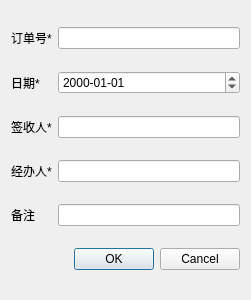
<?xml version="1.0" encoding="UTF-8"?>
<ui version="4.0">
 <class>ModifyOrderDialog</class>
 <widget class="QDialog" name="ModifyOrderDialog">
  <property name="geometry">
   <rect>
    <x>0</x>
    <y>0</y>
    <width>251</width>
    <height>300</height>
   </rect>
  </property>
  <property name="windowTitle">
   <string>订单修改</string>
  </property>
  <layout class="QGridLayout" name="gridLayout">
   <item row="0" column="0">
    <widget class="QLabel" name="label">
     <property name="text">
      <string>订单号*</string>
     </property>
    </widget>
   </item>
   <item row="0" column="1">
    <widget class="QLineEdit" name="id"/>
   </item>
   <item row="1" column="0">
    <widget class="QLabel" name="label_2">
     <property name="text">
      <string>日期*</string>
     </property>
    </widget>
   </item>
   <item row="1" column="1">
    <widget class="QDateEdit" name="date">
     <property name="displayFormat">
      <string>yyyy-MM-dd</string>
     </property>
    </widget>
   </item>
   <item row="2" column="0">
    <widget class="QLabel" name="label_3">
     <property name="text">
      <string>签收人*</string>
     </property>
    </widget>
   </item>
   <item row="2" column="1">
    <widget class="QLineEdit" name="sign_people"/>
   </item>
   <item row="3" column="0">
    <widget class="QLabel" name="label_4">
     <property name="text">
      <string>经办人*</string>
     </property>
    </widget>
   </item>
   <item row="3" column="1">
    <widget class="QLineEdit" name="operator_2"/>
   </item>
   <item row="4" column="0">
    <widget class="QLabel" name="label_5">
     <property name="text">
      <string>备注</string>
     </property>
    </widget>
   </item>
   <item row="4" column="1">
    <widget class="QLineEdit" name="remark"/>
   </item>
   <item row="5" column="0" colspan="2">
    <widget class="QDialogButtonBox" name="buttonBox">
     <property name="orientation">
      <enum>Qt::Horizontal</enum>
     </property>
     <property name="standardButtons">
      <set>QDialogButtonBox::Cancel|QDialogButtonBox::Ok</set>
     </property>
    </widget>
   </item>
  </layout>
 </widget>
 <resources/>
 <connections>
  <connection>
   <sender>buttonBox</sender>
   <signal>accepted()</signal>
   <receiver>ModifyOrderDialog</receiver>
   <slot>accept()</slot>
   <hints>
    <hint type="sourcelabel">
     <x>248</x>
     <y>254</y>
    </hint>
    <hint type="destinationlabel">
     <x>157</x>
     <y>274</y>
    </hint>
   </hints>
  </connection>
  <connection>
   <sender>buttonBox</sender>
   <signal>rejected()</signal>
   <receiver>ModifyOrderDialog</receiver>
   <slot>reject()</slot>
   <hints>
    <hint type="sourcelabel">
     <x>316</x>
     <y>260</y>
    </hint>
    <hint type="destinationlabel">
     <x>286</x>
     <y>274</y>
    </hint>
   </hints>
  </connection>
 </connections>
</ui>
